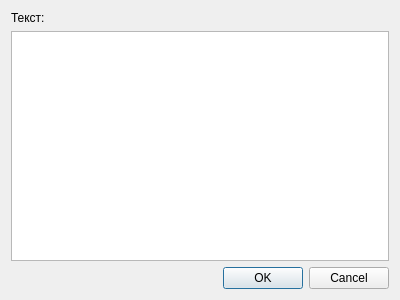
<?xml version="1.0" encoding="UTF-8"?>
<ui version="4.0">
 <class>AddReferenceDialog</class>
 <widget class="QDialog" name="AddReferenceDialog">
  <property name="geometry">
   <rect>
    <x>0</x>
    <y>0</y>
    <width>400</width>
    <height>300</height>
   </rect>
  </property>
  <property name="windowTitle">
   <string>Dialog</string>
  </property>
  <layout class="QVBoxLayout" name="verticalLayout">
   <item>
    <widget class="QLabel" name="label">
     <property name="text">
      <string>Текст:</string>
     </property>
    </widget>
   </item>
   <item>
    <widget class="QTextEdit" name="textEdit"/>
   </item>
   <item>
    <widget class="QDialogButtonBox" name="buttonBox">
     <property name="orientation">
      <enum>Qt::Horizontal</enum>
     </property>
     <property name="standardButtons">
      <set>QDialogButtonBox::Cancel|QDialogButtonBox::Ok</set>
     </property>
    </widget>
   </item>
  </layout>
 </widget>
 <resources/>
 <connections>
  <connection>
   <sender>buttonBox</sender>
   <signal>accepted()</signal>
   <receiver>AddReferenceDialog</receiver>
   <slot>accept()</slot>
   <hints>
    <hint type="sourcelabel">
     <x>248</x>
     <y>254</y>
    </hint>
    <hint type="destinationlabel">
     <x>157</x>
     <y>274</y>
    </hint>
   </hints>
  </connection>
  <connection>
   <sender>buttonBox</sender>
   <signal>rejected()</signal>
   <receiver>AddReferenceDialog</receiver>
   <slot>reject()</slot>
   <hints>
    <hint type="sourcelabel">
     <x>316</x>
     <y>260</y>
    </hint>
    <hint type="destinationlabel">
     <x>286</x>
     <y>274</y>
    </hint>
   </hints>
  </connection>
 </connections>
</ui>
